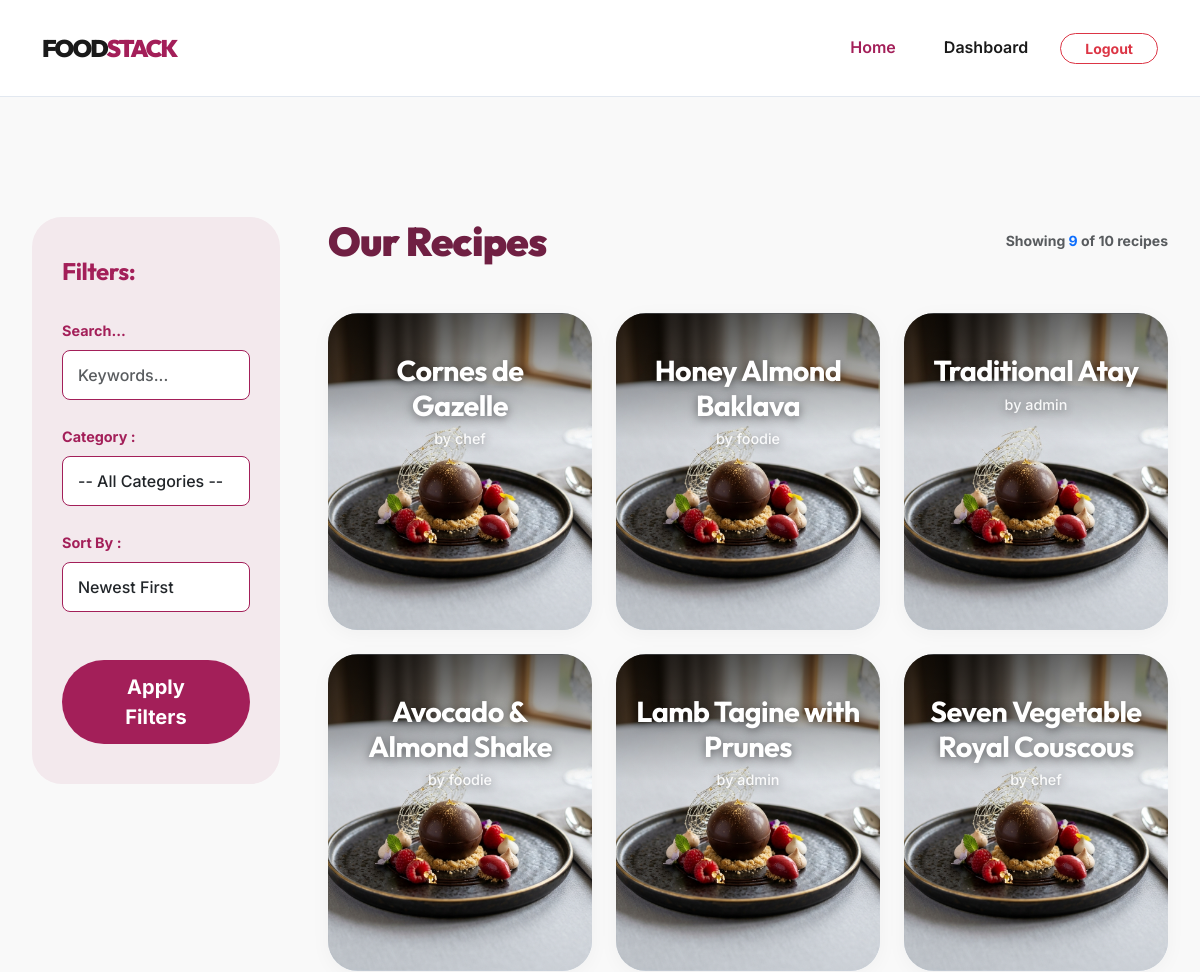
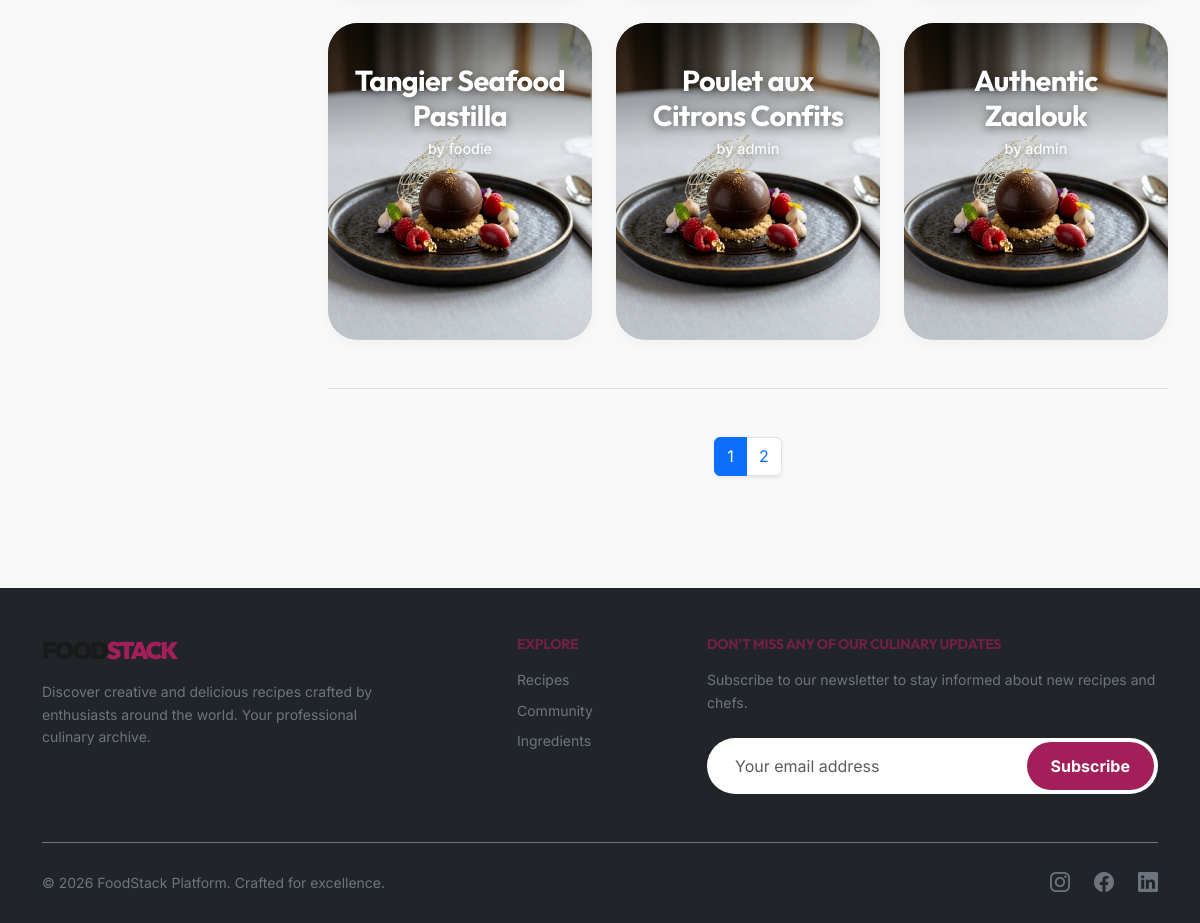
Page /app/index.php (signed in) on the committed database (2 pictures, top to bottom).
### tables this page shows
CREATE TABLE recipes (
    id_recipe INT AUTO_INCREMENT PRIMARY KEY,
    user_id INT NOT NULL,
    category_id INT NOT NULL,
    title VARCHAR(150) NOT NULL,
    ingredients TEXT NOT NULL,
    instructions TEXT NOT NULL,
    prep_time INT,
    cooking_time INT,
    servings INT,
    created_at TIMESTAMP DEFAULT CURRENT_TIMESTAMP,
  
    FOREIGN KEY (user_id) REFERENCES users(id_user) ON DELETE CASCADE,
    FOREIGN KEY (category_id) REFERENCES categories(id_category) ON DELETE CASCADE
);

CREATE TABLE users (
    id_user INT AUTO_INCREMENT PRIMARY KEY,
    username VARCHAR(100) NOT NULL,
    email VARCHAR(150) UNIQUE NOT NULL,
    password_hash VARCHAR(255) NOT NULL,
    created_at TIMESTAMP DEFAULT CURRENT_TIMESTAMP
);

### app/index.php (the view, shortened to what this page needs)
<?php
require_once dirname(__DIR__) . '/config/db.php';
$search   = isset($_GET['search']) ? trim($_GET['search']) : '';
$category = isset($_GET['category']) ? $_GET['category'] : '';
$sort     = isset($_GET['sort']) ? $_GET['sort'] : 'newest';
$page     = isset($_GET['page']) && is_numeric($_GET['page']) ? (int)$_GET['page'] : 1;
$limit    = 9;
$offset   = ($page - 1) * $limit;
$totalCount = 0;
$prompts    = [];
$totalPages = 0;
try {
    $baseQuery = "
        FROM recipes p
        INNER JOIN users u ON p.user_id = u.id_user
        INNER JOIN categories c ON p.category_id = c.id_category
        WHERE 1=1
    ";
    $params = [];
    $countStmt = $pdo->prepare("SELECT COUNT(*) $baseQuery");
    $countStmt->execute($params);
    $totalCount = $countStmt->fetchColumn();
    $totalPages = ceil($totalCount / $limit);
    $orderBy = ($sort === 'oldest') ? 'p.created_at ASC' : 'p.created_at DESC';
    $mainStmt = $pdo->prepare("SELECT p.*, u.username as author, c.name as category $baseQuery ORDER BY $orderBy LIMIT $limit OFFSET $offset");
    $mainStmt->execute($params);
    $prompts = $mainStmt->fetchAll();
} catch (PDOException $e) {
    echo $e->getMessage();
}
require_once dirname(__DIR__) . '/includes/header.php';
?>
<div class="container-wide py-5">
    <div class="row g-5 mt-4">
        <div class="col-lg-3">
            <div class="filter-sidebar">
                <h3 class="sidebar-title">Filters:</h3>
                <form action="index.php" method="GET">
                    <div class="mb-4">
                        <label class="form-label">Search...</label>
                        <input type="text" name="search" class="form-control search-input" value="<?php echo htmlspecialchars($search); ?>" placeholder="Keywords...">
                    </div>
                    <div class="mb-4">
                        <label class="form-label">Category :</label>
                        <select name="category" class="form-select select-input">
                            <option value="">-- All Categories --</option>
                        </select>
                    </div>
                    <div class="mb-4">
                        <label class="form-label">Sort By :</label>
                        <select name="sort" class="form-select select-input">
                            <option value="newest" <?php echo ($sort === 'newest') ? 'selected' : ''; ?>>Newest First</option>
                        </select>
                    </div>
                    <div class="d-grid mt-5">
                        <button type="submit" class="btn btn-primary btn-lg">Apply Filters</button>
                    </div>
                </form>
            </div>
        </div>
        <div class="col-lg-9">
            <div class="mb-5 d-flex justify-content-between align-items-center">
                <h2 class="display-6 fw-900 mb-0">Our Recipes</h2>
                <div class="text-muted small fw-bold">Showing <span class="text-primary"><?php echo count($prompts); ?></span> of <?php echo $totalCount; ?> recipes</div>
            </div>
            <?php if (empty($prompts)): ?>
                <div class="text-center py-5 bg-white rounded-5 border shadow-sm">
                    <h3 class="text-muted fw-bold h1 opacity-25 mb-3">No Recipes Found</h3>
                    <p class="text-secondary">Try adjusting your filters or search terms.</p>
                </div>
            <?php else: ?>
                <div class="row g-4">
                    <?php foreach ($prompts as $prompt): ?>
                        <div class="col-md-6 col-xl-4">
                            <a href="recipe/view.php?id=<?php echo $prompt['id_recipe']; ?>" class="text-decoration-none">
                                <article class="recipe-card">
                                    <div class="card-overlay-content">
                                        <h4><?php echo htmlspecialchars($prompt['title']); ?></h4>
                                        <p>by <?php echo htmlspecialchars($prompt['author']); ?></p>
                                    </div>
                                    <div class="card-img-wrapper">
                                        <img src="<?php echo BASE_URL; ?>style/images/hero.png" class="card-img-placeholder" alt="Recipe Image">
                                    </div>
                                </article>
                            </a>
                        </div>
                    <?php endforeach; ?>
                </div>
                <?php if ($totalPages > 1): ?>
                    <nav class="mt-5 pt-5 border-top">
                        <ul class="pagination justify-content-center">
                            <?php for ($i = 1; $i <= $totalPages; $i++): ?>
                                <li class="page-item <?php echo ($i === $page) ? 'active' : ''; ?>">
                                    <a class="page-link shadow-sm" href="index.php?page=<?php echo $i; ?>&search=<?php echo urlencode($search); ?>&category=<?php echo $category; ?>&sort=<?php echo $sort; ?>">
                                        <?php echo $i; ?>
                                    </a>
                                </li>
                            <?php endfor; ?>
                        </ul>
                    </nav>
                <?php endif; ?>
            <?php endif; ?>
        </div>
    </div>
</div>
<?php require_once dirname(__DIR__) . '/includes/footer.php'; ?>

### includes/header.php (shortened to what this page needs)
<!DOCTYPE html>
<html lang="en">
<head>
    <link href="https://cdn.jsdelivr.net/npm/bootstrap@5.3.0/dist/css/bootstrap.min.css" rel="stylesheet">
    <link rel="stylesheet" href="<?php echo BASE_URL; ?>style/main.css">
    <link rel="stylesheet" href="https://cdn.jsdelivr.net/npm/bootstrap-icons@1.11.1/font/bootstrap-icons.css">
</head>
<body>
    <?php
    $current_page = basename($_SERVER['PHP_SELF']);
    $is_logged_in = isset($_SESSION['user_id']);
    ?>
    <nav class="navbar navbar-expand-lg sticky-top">
        <div class="container">
            <a class="navbar-brand" href="<?php echo BASE_URL; ?>app/index.php">
                FOOD<span class="text-success">STACK</span>
            </a>
            <div class="collapse navbar-collapse" id="navbarNav">
                <ul class="navbar-nav ms-auto align-items-center">
                    <li class="nav-item">
                        <a class="nav-link px-3 <?php echo ($current_page == 'index.php') ? 'active' : ''; ?>" href="<?php echo BASE_URL; ?>app/index.php">Home</a>
                    </li>
                    <?php if ($is_logged_in): ?>
                        <li class="nav-item">
                            <a class="nav-link px-3 <?php echo ($current_page == 'dashboard.php') ? 'active' : ''; ?>" href="<?php echo BASE_URL; ?>app/dashboard.php">Dashboard</a>
                        </li>
                        <li class="nav-item ms-lg-2">
                            <a class="btn btn-outline-danger btn-sm rounded-pill px-4 fw-bold" href="<?php echo BASE_URL; ?>app/auth/logout.php">Logout</a>
                        </li>
                    <?php endif; ?>
                </ul>
            </div>
        </div>
    </nav>
    <main>

### includes/footer.php (shortened to what this page needs)
    </main>
    <footer class="bg-dark text-white pt-5 pb-4 mt-5">
        <div class="container">
            <div class="row g-4 mb-5">
                <div class="col-lg-4">
                    <h2 class="navbar-brand text-white mb-3">FOOD<span class="text-success">STACK</span></h2>
                    <p class="text-secondary small">Discover creative and delicious recipes crafted by enthusiasts around the world. Your professional culinary archive.</p>
                </div>
                <div class="col-lg-2 offset-lg-1">
                    <h6 class="text-uppercase fw-bold mb-3 small letter-spacing-1">Explore</h6>
                    <ul class="list-unstyled text-secondary small">
                        <li class="mb-2"><a href="<?php echo BASE_URL; ?>app/index.php" class="text-decoration-none text-secondary">Recipes</a></li>
                        <li class="mb-2"><a href="<?php echo BASE_URL; ?>app/dashboard.php" class="text-decoration-none text-secondary">Community</a></li>
                        <li class="mb-2"><a href="#" class="text-decoration-none text-secondary">Ingredients</a></li>
                    </ul>
                </div>
                <div class="col-lg-5">
                    <h6 class="text-uppercase fw-bold mb-3 small letter-spacing-1">Don't miss any of our culinary updates</h6>
                    <p class="text-secondary small mb-4">Subscribe to our newsletter to stay informed about new recipes and chefs.</p>
                    <form class="d-flex gap-2 p-1 bg-white rounded-pill">
                        <input type="email" class="form-control border-0 rounded-pill bg-white px-4" placeholder="Your email address">
                        <button type="button" class="btn btn-dark rounded-pill px-4 fw-bold">Subscribe</button>
                    </form>
                </div>
            </div>
            <div class="border-top border-secondary pt-4 d-flex justify-content-between align-items-center">
                <p class="text-secondary small mb-0">&copy; <?php echo date('Y'); ?> FoodStack Platform. Crafted for excellence.</p>
                <div class="d-flex gap-4">
                    <a href="#" class="text-secondary fs-5"><i class="bi bi-instagram"></i></a>
                    <a href="#" class="text-secondary fs-5"><i class="bi bi-facebook"></i></a>
                    <a href="#" class="text-secondary fs-5"><i class="bi bi-linkedin"></i></a>
                </div>
            </div>
        </div>
    </footer>
</body>
</html>

### style/main.css (style rules this page uses)
:root { --primary-color: #A31F59; --primary-light: #F3E9ED; --dark-magenta: #702043; --dark-color: #1a1a1a; --text-muted: #64748b; --bg-light: #f9f9f9; --surface: #ffffff; --border-color: #e2e8f0; --card-shadow: 0 4px 20px rgba(0, 0, 0, 0.04); --card-shadow-hover: 0 10px 40px rgba(0, 0, 0, 0.08); --radius-lg: 30px; --radius-md: 12px; --container-max: 1440px; }
html { scroll-behavior: smooth; height: 100%; }
body { background-color: var(--bg-light); font-family: 'Inter', system-ui, -apple-system, sans-serif; color: var(--dark-color); display: flex; flex-direction: column; min-height: 100vh; line-height: 1.6; }
main { flex: 1; }
.container-wide { max-width: var(--container-max); margin: 0 auto; padding: 0 2rem; }
h1, h2, h3, h4, h5, h6 { font-family: 'Outfit', sans-serif; font-weight: 700; letter-spacing: -0.02em; color: var(--dark-magenta); }
.fw-900 { font-weight: 900; }
.navbar { padding: 1.5rem 0; background: #fff !important; border-bottom: 1px solid var(--border-color); }
.navbar-brand { font-family: 'Outfit', sans-serif; font-weight: 900; font-size: 1.5rem; letter-spacing: -2px; color: var(--dark-color) !important; }
.navbar-brand .text-success { color: var(--primary-color) !important; }
.nav-link { font-weight: 600; color: var(--dark-color) !important; padding: 0.5rem 1.5rem !important; transition: color 0.2s ease; }
.nav-link:hover, .nav-link.active { color: var(--primary-color) !important; }
.filter-sidebar { background: var(--primary-light); padding: 40px 30px; border-radius: var(--radius-lg); position: sticky; top: 100px; }
.sidebar-title { font-size: 1.5rem; margin-bottom: 2rem; color: var(--primary-color); }
.form-label { font-weight: 700; color: var(--primary-color); font-size: 0.9rem; text-transform: capitalize; margin-bottom: 0.5rem; }
.search-input, .select-input { border: 1px solid var(--primary-color) !important; border-radius: 8px !important; padding: 12px 15px !important; background: #fff !important; font-weight: 500; }
.recipe-card { border: none; border-radius: var(--radius-lg); background: #fff; overflow: hidden; transition: all 0.4s cubic-bezier(0.165, 0.84, 0.44, 1); height: 100%; position: relative; box-shadow: var(--card-shadow); }
.card-img-wrapper { position: relative; padding-top: 120%; background-color: #cbd5e1; overflow: hidden; }
.card-img-placeholder { position: absolute; top: 50%; left: 50%; transform: translate(-50%, -50%); width: 100%; height: 100%; object-fit: cover; }
.card-overlay-content { position: absolute; top: 40px; left: 0; right: 0; text-align: center; padding: 0 20px; color: #fff; text-shadow: 0 2px 10px rgba(0,0,0,0.5); z-index: 10; }
.card-overlay-content h4 { color: #fff !important; font-size: 1.8rem; margin-bottom: 5px; }
.card-overlay-content p { font-weight: 500; font-size: 0.9rem; opacity: 0.9; }
.card-img-wrapper::after { content: ''; position: absolute; top: 0; left: 0; width: 100%; height: 40%; background: linear-gradient(to bottom, rgba(0,0,0,0.6) 0%, rgba(0,0,0,0) 100%); z-index: 1; }
.btn-primary, .btn-dark { background: var(--primary-color); border: none; border-radius: 50px; padding: 12px 35px; font-weight: 700; color: #fff; transition: all 0.3s ease; }

### rows in the picture
recipes: title "Cornes de Gazelle", user.username "chef"
recipes: title "Honey Almond Baklava", user.username "foodie"
recipes: title "Traditional Atay", user.username "admin"
recipes: title "Avocado & Almond Shake", user.username "foodie"
recipes: title "Lamb Tagine with Prunes", user.username "admin"
recipes: title "Seven Vegetable Royal Couscous", user.username "chef"
recipes: title "Tangier Seafood Pastilla", user.username "foodie"
recipes: title "Poulet aux Citrons Confits", user.username "admin"
recipes: title "Authentic Zaalouk", user.username "admin"

### other values in the picture
count($prompts) "9"
$totalCount "10"
